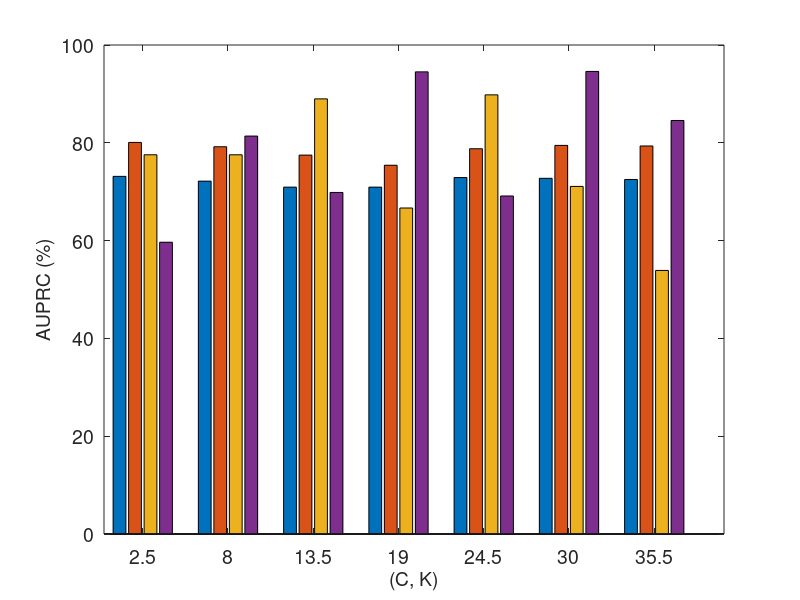

Recreate this plot in MATLAB. (Note: this script raises an error after producing the figure.)
clc
clear all
close all

width = 0.15;
fontsize = 14;
% protonet results for p = 1, n = 10. 1st item: C = 2, K = 1; 2nd item: C = 2, K =
% 5; 3rd item: C = 5, K = 1; 4th item: C = 5, K = 5; 5th item: C = 10, K =
% 1; 6th item: C = 10, K = 5; 7th item: C = 10, K = 10
protonet_p1 = 100*[0.7313661633500341, 0.7216052646050743, 0.709344626421641, ...
    0.709344626421641, 0.7289736335075017, 0.7273792702003725, 0.7250145211827318];
protonet_pos_err_p1 = 100*[0.06958770751665745, 0.07480030320486489, 0.08932576878847527,...
    0.08932576878847527, 0.0674421339154109, 0.07830704880480445, 0.05943034481718991];
protonet_neg_err_p1  = -protonet_pos_err_p1;

step = 5.5;
x1 = 1: step :length(protonet_p1)*step-3;

figure('DefaultAxesFontSize',fontsize);
bar(x1, protonet_p1, width)        
hold on

% protonet results for p = 5, n = 10.
protonet_p5 = 100*[0.8007797113739553, 0.791952229985763, 0.7748523879935596,...
    0.7541069275528921, 0.7878775998607037, 0.7946936647425777, 0.7935081229902037];
protonet_pos_err_p5 = 100*[0.056745150368195794,0.06256920351059289,0.09230308729029153,...
    0.07564008570976402, 0.05712458769308526, 0.07007064774816178, 0.050143887383148525];
protonet_neg_err_p5  = -protonet_pos_err_p5;
x2 = x1 + 1;

bar(x2, protonet_p5, width)        
hold on

% relation results for p = 1, n = 10.
relation_p1 = 100*[0.7755241799399051, 0.7755241799399051, 0.889829151776634, 0.6666631660433195,...
    0.8980601743442378, 0.7108430580244031, 0.5389955728381808];
relation_pos_err_p1 = 100*[0.06909424284532331, 0.04677794890217549, 0.061127963096542864,...
    0.04711225511641137, 0.053929538964086386, 0.05991458158077961, 0.015176479236748686];
relation_neg_err_p1  = -relation_pos_err_p1;
x3 = x1 + 2;

bar(x3, relation_p1, width)        
hold on

% relation results for p = 5, n = 10.
relation_p5 = 100*[0.596667006643279, 0.8137760315972479, 0.6984828121747196, ...
    0.9451014510975475, 0.6912486051677477, 0.9459941156074188, 0.8456392393872497];
relation_pos_err_p5 = 100*[0.042636893116736574, 0.05658867045694816, 0.05061710277538254,...
    0.037304523815161424, 0.05267813281857105, 0.03655259479177812, 0.061225120883054346];
relation_neg_err_p5  = -relation_pos_err_p5;
x4 = x1 + 3;

bar(x4, relation_p5, width)        
hold on

xlabel("(C, K)",'FontSize', fontsize);
ylabel("AUPRC (%)",'FontSize', fontsize);
xticks(2.5: step : (length(protonet_p1))*step-2.5);
xticklabels(["(2,1)", "(2,5)", "(5,1)", "(5,5)", "(10,1)", "(10,5)", "(10,10)"]);
legend(["Prototypical, p=1", "Prototypical, p=5", "Relation, p=1", "Relation, p=5"], 'location', 'bestoutside','FontSize', fontsize);
ylim([0, 100]);

er = errorbar(x1,protonet_p1, protonet_pos_err_p1, protonet_neg_err_p1, 'HandleVisibility','off');    
er.Color = [0 0 0];                            
er.LineStyle = 'none';  

hold on 

er = errorbar(x2,protonet_p5, protonet_pos_err_p5, protonet_neg_err_p5, 'HandleVisibility','off');    
er.Color = [0 0 0];                            
er.LineStyle = 'none'; 
hold on 

er = errorbar(x3,relation_p1, relation_pos_err_p1, relation_neg_err_p1, 'HandleVisibility','off');    
er.Color = [0 0 0];                            
er.LineStyle = 'none'; 
hold on 

er = errorbar(x4,relation_p5, relation_pos_err_p5, relation_neg_err_p5, 'HandleVisibility','off');    
er.Color = [0 0 0];                            
er.LineStyle = 'none';  

hold off